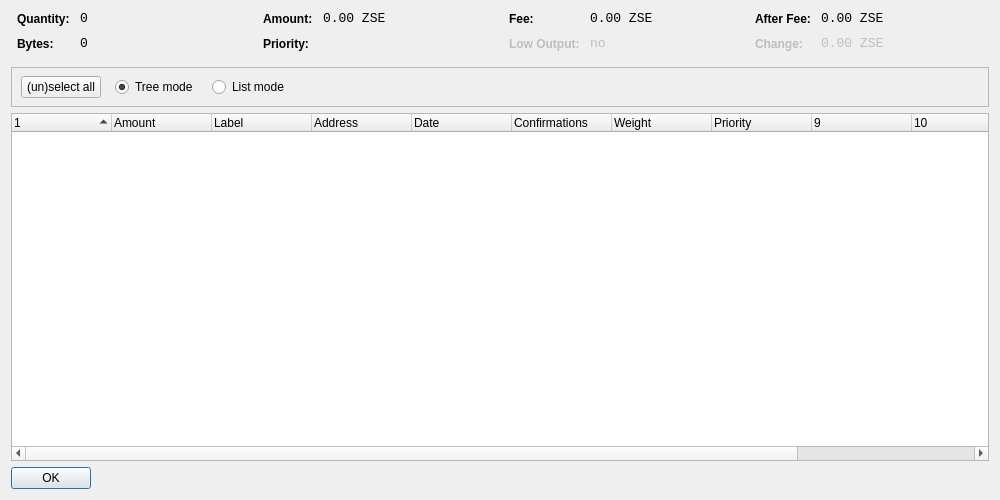
<?xml version="1.0" encoding="UTF-8"?>
<ui version="4.0">
 <class>CoinControlDialog</class>
 <widget class="QWidget" name="CoinControlDialog">
  <property name="geometry">
   <rect>
    <x>0</x>
    <y>0</y>
    <width>1000</width>
    <height>500</height>
   </rect>
  </property>
  <property name="windowTitle">
   <string>Coin Control</string>
  </property>
  <layout class="QVBoxLayout" name="verticalLayout">
   <item>
    <layout class="QHBoxLayout" name="horizontalLayoutTop" stretch="0,0,0,0">
     <property name="topMargin">
      <number>0</number>
     </property>
     <property name="bottomMargin">
      <number>10</number>
     </property>
     <item>
      <layout class="QFormLayout" name="formLayoutCoinControl1">
       <property name="horizontalSpacing">
        <number>10</number>
       </property>
       <property name="verticalSpacing">
        <number>10</number>
       </property>
       <property name="leftMargin">
        <number>6</number>
       </property>
       <property name="rightMargin">
        <number>6</number>
       </property>
       <item row="0" column="0">
        <widget class="QLabel" name="labelCoinControlQuantityText">
         <property name="styleSheet">
          <string notr="true">font-weight:bold;</string>
         </property>
         <property name="text">
          <string>Quantity:</string>
         </property>
        </widget>
       </item>
       <item row="0" column="1">
        <widget class="QLabel" name="labelCoinControlQuantity">
         <property name="font">
          <font>
           <family>Monospace</family>
           <pointsize>10</pointsize>
          </font>
         </property>
         <property name="cursor">
          <cursorShape>IBeamCursor</cursorShape>
         </property>
         <property name="contextMenuPolicy">
          <enum>Qt::ActionsContextMenu</enum>
         </property>
         <property name="text">
          <string notr="true">0</string>
         </property>
         <property name="textInteractionFlags">
          <set>Qt::LinksAccessibleByMouse|Qt::TextSelectableByKeyboard|Qt::TextSelectableByMouse</set>
         </property>
        </widget>
       </item>
       <item row="1" column="0">
        <widget class="QLabel" name="labelCoinControlBytesText">
         <property name="styleSheet">
          <string notr="true">font-weight:bold;</string>
         </property>
         <property name="text">
          <string>Bytes:</string>
         </property>
        </widget>
       </item>
       <item row="1" column="1">
        <widget class="QLabel" name="labelCoinControlBytes">
         <property name="font">
          <font>
           <family>Monospace</family>
           <pointsize>10</pointsize>
          </font>
         </property>
         <property name="cursor">
          <cursorShape>IBeamCursor</cursorShape>
         </property>
         <property name="contextMenuPolicy">
          <enum>Qt::ActionsContextMenu</enum>
         </property>
         <property name="text">
          <string notr="true">0</string>
         </property>
         <property name="textInteractionFlags">
          <set>Qt::LinksAccessibleByMouse|Qt::TextSelectableByKeyboard|Qt::TextSelectableByMouse</set>
         </property>
        </widget>
       </item>
      </layout>
     </item>
     <item>
      <layout class="QFormLayout" name="formLayoutCoinControl2">
       <property name="horizontalSpacing">
        <number>10</number>
       </property>
       <property name="verticalSpacing">
        <number>10</number>
       </property>
       <property name="leftMargin">
        <number>6</number>
       </property>
       <property name="rightMargin">
        <number>6</number>
       </property>
       <item row="0" column="0">
        <widget class="QLabel" name="labelCoinControlAmountText">
         <property name="styleSheet">
          <string notr="true">font-weight:bold;</string>
         </property>
         <property name="text">
          <string>Amount:</string>
         </property>
        </widget>
       </item>
       <item row="0" column="1">
        <widget class="QLabel" name="labelCoinControlAmount">
         <property name="font">
          <font>
           <family>Monospace</family>
           <pointsize>10</pointsize>
          </font>
         </property>
         <property name="cursor">
          <cursorShape>IBeamCursor</cursorShape>
         </property>
         <property name="contextMenuPolicy">
          <enum>Qt::ActionsContextMenu</enum>
         </property>
         <property name="text">
          <string notr="true">0.00 ZSE</string>
         </property>
         <property name="textInteractionFlags">
          <set>Qt::LinksAccessibleByMouse|Qt::TextSelectableByKeyboard|Qt::TextSelectableByMouse</set>
         </property>
        </widget>
       </item>
       <item row="1" column="0">
        <widget class="QLabel" name="labelCoinControlPriorityText">
         <property name="styleSheet">
          <string notr="true">font-weight:bold;</string>
         </property>
         <property name="text">
          <string>Priority:</string>
         </property>
        </widget>
       </item>
       <item row="1" column="1">
        <widget class="QLabel" name="labelCoinControlPriority">
         <property name="font">
          <font>
           <family>Monospace</family>
           <pointsize>10</pointsize>
          </font>
         </property>
         <property name="cursor">
          <cursorShape>IBeamCursor</cursorShape>
         </property>
         <property name="contextMenuPolicy">
          <enum>Qt::ActionsContextMenu</enum>
         </property>
         <property name="text">
          <string/>
         </property>
         <property name="textInteractionFlags">
          <set>Qt::LinksAccessibleByMouse|Qt::TextSelectableByKeyboard|Qt::TextSelectableByMouse</set>
         </property>
        </widget>
       </item>
      </layout>
     </item>
     <item>
      <layout class="QFormLayout" name="formLayoutCoinControl3">
       <property name="horizontalSpacing">
        <number>10</number>
       </property>
       <property name="verticalSpacing">
        <number>10</number>
       </property>
       <property name="leftMargin">
        <number>6</number>
       </property>
       <property name="rightMargin">
        <number>6</number>
       </property>
       <item row="0" column="0">
        <widget class="QLabel" name="labelCoinControlFeeText">
         <property name="styleSheet">
          <string notr="true">font-weight:bold;</string>
         </property>
         <property name="text">
          <string>Fee:</string>
         </property>
        </widget>
       </item>
       <item row="0" column="1">
        <widget class="QLabel" name="labelCoinControlFee">
         <property name="font">
          <font>
           <family>Monospace</family>
           <pointsize>10</pointsize>
          </font>
         </property>
         <property name="cursor">
          <cursorShape>IBeamCursor</cursorShape>
         </property>
         <property name="contextMenuPolicy">
          <enum>Qt::ActionsContextMenu</enum>
         </property>
         <property name="text">
          <string notr="true">0.00 ZSE</string>
         </property>
         <property name="textInteractionFlags">
          <set>Qt::LinksAccessibleByMouse|Qt::TextSelectableByKeyboard|Qt::TextSelectableByMouse</set>
         </property>
        </widget>
       </item>
       <item row="1" column="0">
        <widget class="QLabel" name="labelCoinControlLowOutputText">
         <property name="enabled">
          <bool>false</bool>
         </property>
         <property name="styleSheet">
          <string notr="true">font-weight:bold;</string>
         </property>
         <property name="text">
          <string>Low Output:</string>
         </property>
        </widget>
       </item>
       <item row="1" column="1">
        <widget class="QLabel" name="labelCoinControlLowOutput">
         <property name="enabled">
          <bool>false</bool>
         </property>
         <property name="font">
          <font>
           <family>Monospace</family>
           <pointsize>10</pointsize>
          </font>
         </property>
         <property name="cursor">
          <cursorShape>IBeamCursor</cursorShape>
         </property>
         <property name="contextMenuPolicy">
          <enum>Qt::ActionsContextMenu</enum>
         </property>
         <property name="text">
          <string>no</string>
         </property>
         <property name="textInteractionFlags">
          <set>Qt::LinksAccessibleByMouse|Qt::TextSelectableByKeyboard|Qt::TextSelectableByMouse</set>
         </property>
        </widget>
       </item>
      </layout>
     </item>
     <item>
      <layout class="QFormLayout" name="formLayoutCoinControl4">
       <property name="horizontalSpacing">
        <number>10</number>
       </property>
       <property name="verticalSpacing">
        <number>10</number>
       </property>
       <property name="leftMargin">
        <number>6</number>
       </property>
       <property name="rightMargin">
        <number>6</number>
       </property>
       <item row="0" column="0">
        <widget class="QLabel" name="labelCoinControlAfterFeeText">
         <property name="styleSheet">
          <string notr="true">font-weight:bold;</string>
         </property>
         <property name="text">
          <string>After Fee:</string>
         </property>
        </widget>
       </item>
       <item row="0" column="1">
        <widget class="QLabel" name="labelCoinControlAfterFee">
         <property name="font">
          <font>
           <family>Monospace</family>
           <pointsize>10</pointsize>
          </font>
         </property>
         <property name="cursor">
          <cursorShape>IBeamCursor</cursorShape>
         </property>
         <property name="contextMenuPolicy">
          <enum>Qt::ActionsContextMenu</enum>
         </property>
         <property name="text">
          <string notr="true">0.00 ZSE</string>
         </property>
         <property name="textInteractionFlags">
          <set>Qt::LinksAccessibleByMouse|Qt::TextSelectableByKeyboard|Qt::TextSelectableByMouse</set>
         </property>
        </widget>
       </item>
       <item row="1" column="0">
        <widget class="QLabel" name="labelCoinControlChangeText">
         <property name="enabled">
          <bool>false</bool>
         </property>
         <property name="styleSheet">
          <string notr="true">font-weight:bold;</string>
         </property>
         <property name="text">
          <string>Change:</string>
         </property>
        </widget>
       </item>
       <item row="1" column="1">
        <widget class="QLabel" name="labelCoinControlChange">
         <property name="enabled">
          <bool>false</bool>
         </property>
         <property name="font">
          <font>
           <family>Monospace</family>
           <pointsize>10</pointsize>
          </font>
         </property>
         <property name="cursor">
          <cursorShape>IBeamCursor</cursorShape>
         </property>
         <property name="contextMenuPolicy">
          <enum>Qt::ActionsContextMenu</enum>
         </property>
         <property name="text">
          <string notr="true">0.00 ZSE</string>
         </property>
         <property name="textInteractionFlags">
          <set>Qt::LinksAccessibleByMouse|Qt::TextSelectableByKeyboard|Qt::TextSelectableByMouse</set>
         </property>
        </widget>
       </item>
      </layout>
     </item>
    </layout>
   </item>
   <item>
    <widget class="QFrame" name="frame">
     <property name="minimumSize">
      <size>
       <width>0</width>
       <height>40</height>
      </size>
     </property>
     <property name="frameShape">
      <enum>QFrame::StyledPanel</enum>
     </property>
     <property name="frameShadow">
      <enum>QFrame::Sunken</enum>
     </property>
     <widget class="QWidget" name="horizontalLayoutWidget">
      <property name="geometry">
       <rect>
        <x>10</x>
        <y>0</y>
        <width>781</width>
        <height>41</height>
       </rect>
      </property>
      <layout class="QHBoxLayout" name="horizontalLayoutPanel" stretch="0,0,0,0">
       <property name="spacing">
        <number>14</number>
       </property>
       <item>
        <widget class="QPushButton" name="pushButtonSelectAll">
         <property name="sizePolicy">
          <sizepolicy hsizetype="Maximum" vsizetype="Fixed">
           <horstretch>0</horstretch>
           <verstretch>0</verstretch>
          </sizepolicy>
         </property>
         <property name="text">
          <string>(un)select all</string>
         </property>
        </widget>
       </item>
       <item>
        <widget class="QRadioButton" name="radioTreeMode">
         <property name="sizePolicy">
          <sizepolicy hsizetype="Maximum" vsizetype="Fixed">
           <horstretch>0</horstretch>
           <verstretch>0</verstretch>
          </sizepolicy>
         </property>
         <property name="text">
          <string>Tree mode</string>
         </property>
         <property name="checked">
          <bool>true</bool>
         </property>
        </widget>
       </item>
       <item>
        <widget class="QRadioButton" name="radioListMode">
         <property name="sizePolicy">
          <sizepolicy hsizetype="Maximum" vsizetype="Fixed">
           <horstretch>0</horstretch>
           <verstretch>0</verstretch>
          </sizepolicy>
         </property>
         <property name="text">
          <string>List mode</string>
         </property>
        </widget>
       </item>
       <item>
        <spacer name="horizontalSpacer">
         <property name="orientation">
          <enum>Qt::Horizontal</enum>
         </property>
         <property name="sizeHint" stdset="0">
          <size>
           <width>40</width>
           <height>20</height>
          </size>
         </property>
        </spacer>
       </item>
      </layout>
     </widget>
    </widget>
   </item>
   <item>
    <widget class="CoinControlTreeWidget" name="treeWidget">
     <property name="contextMenuPolicy">
      <enum>Qt::CustomContextMenu</enum>
     </property>
     <property name="sortingEnabled">
      <bool>false</bool>
     </property>
     <property name="columnCount">
      <number>12</number>
     </property>
     <attribute name="headerShowSortIndicator" stdset="0">
      <bool>true</bool>
     </attribute>
     <attribute name="headerStretchLastSection">
      <bool>false</bool>
     </attribute>
     <column>
      <property name="text">
       <string/>
      </property>
     </column>
     <column>
      <property name="text">
       <string>Amount</string>
      </property>
     </column>
     <column>
      <property name="text">
       <string>Label</string>
      </property>
     </column>
     <column>
      <property name="text">
       <string>Address</string>
      </property>
     </column>
     <column>
      <property name="text">
       <string>Date</string>
      </property>
     </column>
     <column>
      <property name="text">
       <string>Confirmations</string>
      </property>
      <property name="toolTip">
       <string>Confirmed</string>
      </property>
     </column>
     <column>
      <property name="text">
       <string>Weight</string>
      </property>
     </column>
     <column>
      <property name="text">
       <string>Priority</string>
      </property>
     </column>
     <column>
      <property name="text">
       <string/>
      </property>
     </column>
     <column>
      <property name="text">
       <string/>
      </property>
     </column>
     <column>
      <property name="text">
       <string/>
      </property>
     </column>
     <column>
      <property name="text">
       <string/>
      </property>
     </column>
    </widget>
   </item>
   <item>
    <widget class="QDialogButtonBox" name="buttonBox">
     <property name="sizePolicy">
      <sizepolicy hsizetype="Maximum" vsizetype="Fixed">
       <horstretch>0</horstretch>
       <verstretch>0</verstretch>
      </sizepolicy>
     </property>
     <property name="orientation">
      <enum>Qt::Horizontal</enum>
     </property>
     <property name="standardButtons">
      <set>QDialogButtonBox::Ok</set>
     </property>
    </widget>
   </item>
  </layout>
 </widget>
 <customwidgets>
  <customwidget>
   <class>CoinControlTreeWidget</class>
   <extends>QTreeWidget</extends>
   <header>coincontroltreewidget.h</header>
  </customwidget>
 </customwidgets>
 <resources/>
 <connections/>
</ui>
